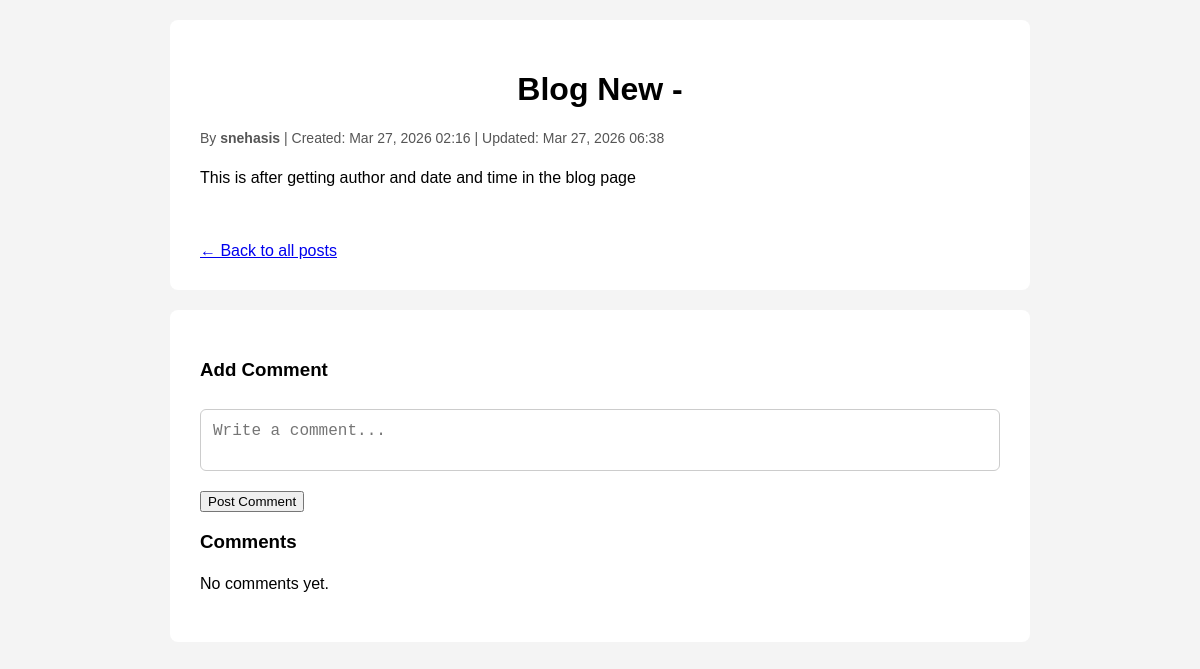
The app's page /post/1/ (signed in) with its own data.
### mainapp/models.py (models this page shows, shortened)
class Post (models.Model):
    title = models.CharField (max_length = 100, blank=False, null=False)
    content = models.TextField(max_length = 2000, blank=False, null=False)
    author = models.ForeignKey (User, on_delete=models.CASCADE, default=2)
    created_at = models.DateTimeField (auto_now_add=True)
    updated_at = models.DateTimeField (auto_now=True)
    likes = models.ManyToManyField (User, related_name='liked_posts', blank = True)
    dislikes = models.ManyToManyField (User, related_name='disliked_posts', blank = True)

### mainapp/views.py (the view, shortened to what this page needs)
@login_required(login_url='login')
def post_details(request, post_id):
    post = get_object_or_404(Post, id=post_id)
    comments = post.comments.all().order_by('-created_at')
    return render (request, 'mainapp/post_details.html', {
        'post':post,
        'comments':comments,
    })

### mainapp/templates/mainapp/post_details.html (shortened to what this page needs)
<html>
<head>
</head>
<body>
    <div class="post-container">
        <h1>{{ post.title }}</h1>
        <div class="meta">
            By <b>{{ post.author.username }}</b> |
            Created: {{ post.created_at|date:"M d, Y H:i" }} |
            Updated: {{ post.updated_at|date:"M d, Y H:i" }}
        </div>
        <p>{{ post.content|linebreaksbr }}</p><br><br>
        <a href="{% url 'home' %}">← Back to all posts</a>
    </div>
    <div class="post-comment">
        <h3>Add Comment</h3>
        <form method="POST">
            <textarea name="content" placeholder="Write a comment..." required></textarea>
            <br>
            <button type="submit">Post Comment</button>
        </form>
        <h3>Comments</h3>
        {% for comment in comments %}
            <div style="border:1px solid #ddd; padding:10px; margin-bottom:10px;">
                <strong>{{ comment.user.username }}</strong>
                <p>{{ comment.content }}</p>
                <small>{{ comment.created_at }}</small>
            </div>
        {% empty %}
            <p>No comments yet.</p>
        {% endfor %}
    </div>
</body>
</html>

### mainapp/templates/mainapp/post_details.html (style rules this page uses)
body { font-family: Arial, sans-serif; background: #f4f4f4; margin: 0; align-items: center; justify-content: center; height: 100vh; }
.post-container { background: white; padding: 30px; border-radius: 8px; max-width: 800px; margin: 20px auto; }
.post-comment { background: white; padding: 30px; border-radius: 8px; max-width: 800px; margin: 20px auto; }
h1 { text-align: center; }
p { font-size: 16px; line-height: 1.5; }
.meta { color: #555; font-size: 14px; margin-bottom: 20px; }
input[type="text"], textarea { width: 100%; padding: 12px; margin: 10px 0 20px 0; border: 1px solid #ccc; border-radius: 6px; font-size: 16px; box-sizing: border-box; }
textarea { resize: none; }

### records on screen
Post: title "Blog New -", author.username "snehasis", created_at "Mar 27, 2026 02:16", updated_at "Mar 27, 2026 06:38", content "This is after getting author and date and time in the blog page"
